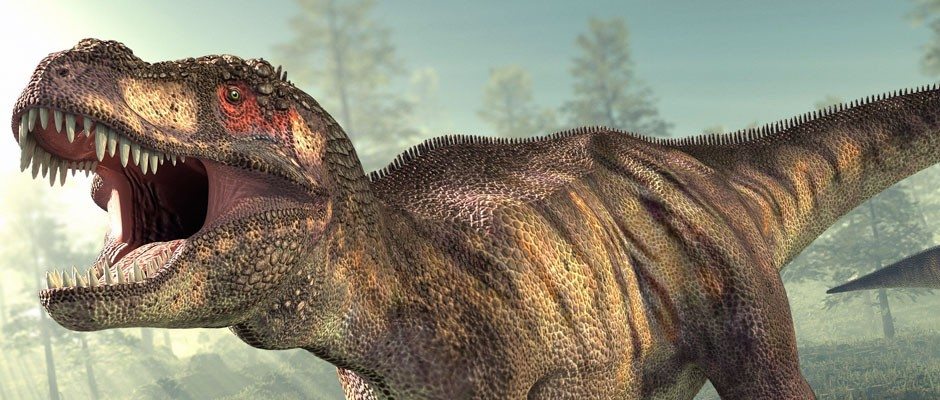
#> input picture dino.jpg, 940 x 400 px
$ python histogram_with_mask.py
#> lines starting #> are read from the running program, lines starting #| are printed output that depends on the picture; after the words box and inside, x2 and y2 are one past the last pixel; in counts of white or black regions, pixels touching at a corner belong together
from matplotlib import pyplot as plt
import numpy as np
import cv2


def main():
    cv2_image = cv2.imread("dino.jpg")
#> cv2_image is the input picture: shape (400, 940, 3); mean B, G, R 115.3, 133.1, 138.2
    cv2.imshow("Original", cv2_image)
    cv2.waitKey(0)
    # plot_histogram(cv2_image, "Histogram for OG Image")

    mask = np.zeros((cv2_image.shape[0], cv2_image.shape[1]), dtype="uint8")
    # [7 lines of commented-out code are left out]
    cv2.rectangle(mask, (15, 15), (500, 300), 255, -1)
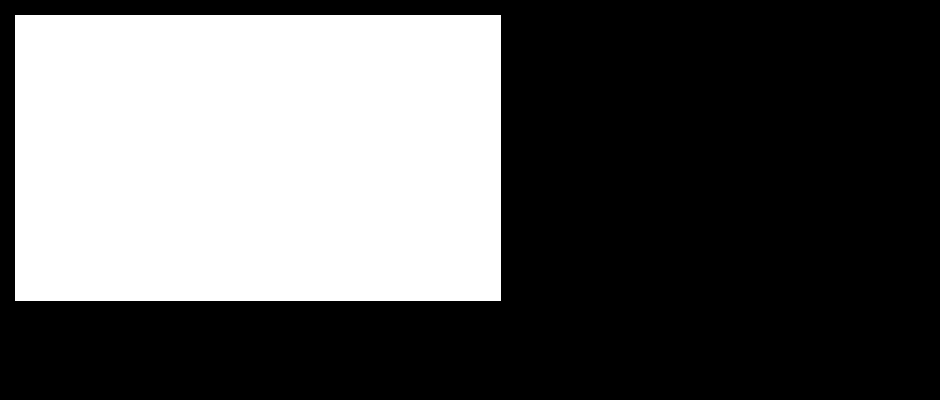
#> mask: shape (400, 940); 37% white; 1 white region, box (x1, y1, x2, y2) and area: (15, 15, 501, 301) 138996
    cv2.imshow("Mask", mask)
    cv2.waitKey(0)

    masked_image = cv2.bitwise_and(cv2_image, cv2_image, mask=mask)
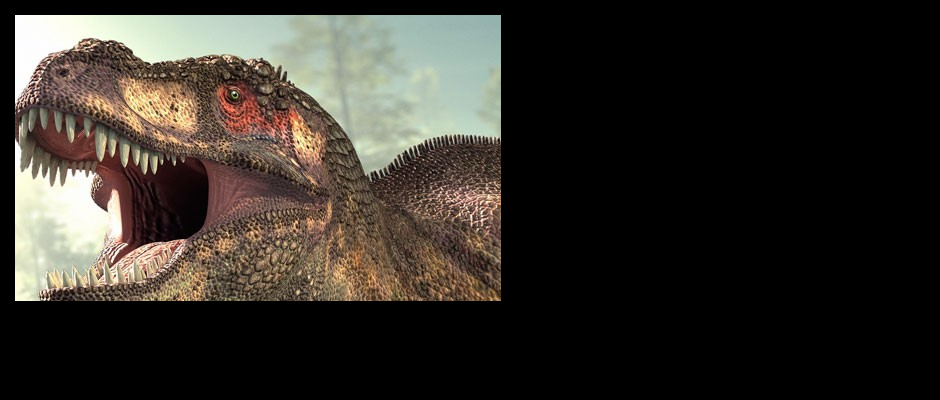
#> masked_image: shape (400, 940, 3); mean B, G, R 41.5, 47.5, 51.7
    cv2.imshow("Mask Applied", masked_image)
    cv2.waitKey(0)
    plot_histogram(cv2_image, "Histogram for masked Image", mask=mask)
#> the loop in plot_histogram, `for (chan, color) in zip(chans, colors):` made 3 passes
#> color on passes 1 to 3: 'b', 'g', 'r'
    plt.show()
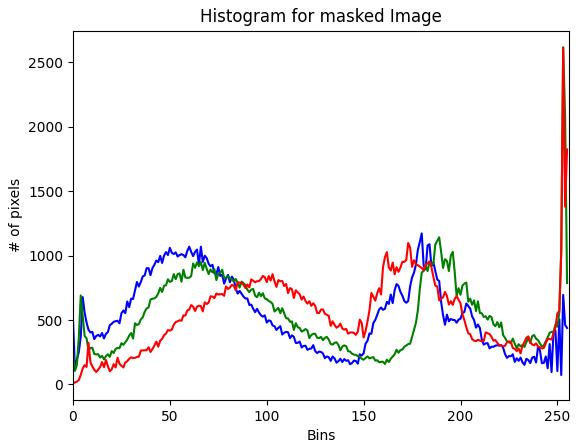
#> figure drawn by matplotlib, 1 panel; curve peaks at x = 180, y = 1172; curve peaks at x = 253, y = 2616; curve peaks at x = 253, y = 2615

def plot_histogram(image, title, mask=None):
    chans = cv2.split(image)
    colors = ("b", "g", "r")
    plt.figure()
    plt.title(title)
    plt.xlabel("Bins")
    plt.ylabel("# of pixels")

    for (chan, color) in zip(chans, colors):
        hist = cv2.calcHist([chan], [0], mask, [256], [0, 256])
        plt.plot(hist, color=color)
        plt.xlim([0, 256])
    # plt.show()


if __name__ == '__main__':
    main()
